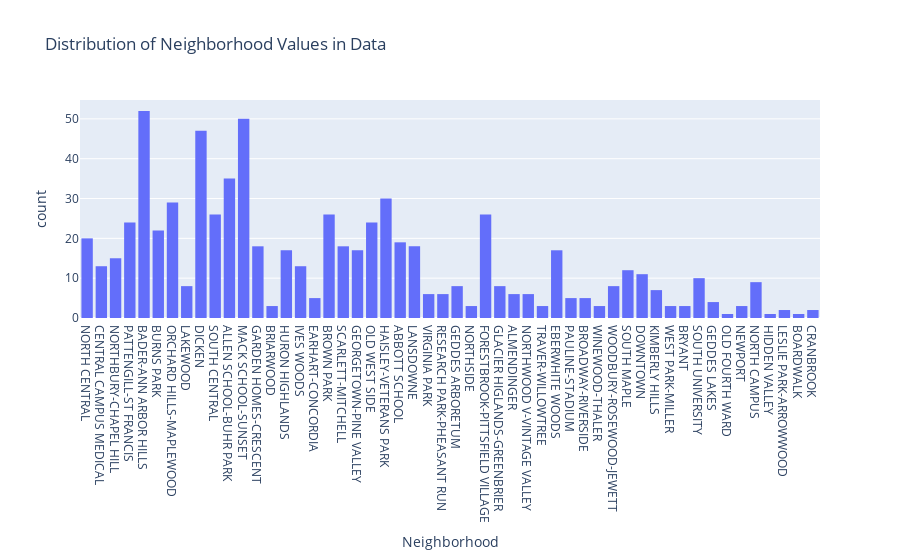

Here is the notebook cell this chart was saved with:
### Markdown cell above
### Robustness Check

### Code cell
# Plot distribution of the neighborhood data to see how many blank values there are
neighborhood_dist = px.histogram(data_by_season, x="Neighborhood",
                                       title="Distribution of Neighborhood Values in Data")
neighborhood_dist.show()

# Quantify what %age of the data is viable
neighborhood_value_pctg = 1-(data_by_season['Neighborhood'].value_counts()[0]/len(data_by_season['Neighborhood']))
print(f"Percentage of Neighborhood Values that are Valid: {neighborhood_value_pctg*100}%")

#If we have a majority %age of the data viable, we will find it suitable for analysis

### Figure 1 — Plotly figure (JSON) as saved in the notebook; plotly's stock layout.template omitted (floating-point values rounded to 4 significant figures; data arrays with more than 128 entries replaced by an {"elided": "..."} marker saying what was removed)
{"data": [{"alignmentgroup": "True", "bingroup": "x", "hovertemplate": "Neighborhood=%{x}<br>count=%{y}<extra></extra>", "legendgroup": "", "marker": {"color": "#636efa", "pattern": {"shape": ""}}, "name": "", "offsetgroup": "", "orientation": "v", "showlegend": false, "type": "histogram", "x": {"elided": "728 str values"}, "xaxis": "x", "yaxis": "y"}], "layout": {"autosize": true, "barmode": "relative", "legend": {"tracegroupgap": 0}, "title": {"text": "Distribution of Neighborhood Values in Data"}, "xaxis": {"anchor": "y", "autorange": true, "domain": [0, 1], "range": [-0.5, 51.5], "title": {"text": "Neighborhood"}, "type": "category"}, "yaxis": {"anchor": "x", "autorange": true, "domain": [0, 1], "range": [0, 54.74], "title": {"text": "count"}}}}
